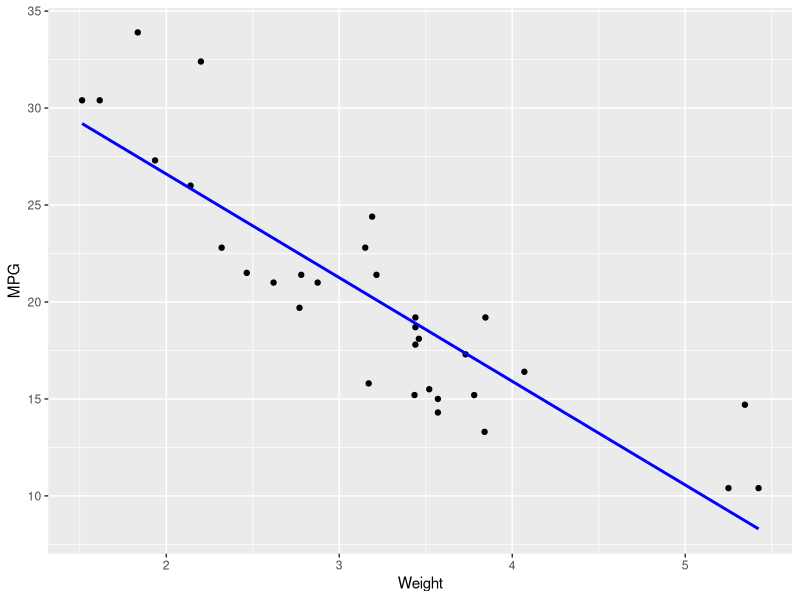

Generate this figure with R:
library(ggplot2)   
library(dplyr)   

data(mtcars)

model <- lm(mpg ~ wt, data = mtcars)

summary(model)

predictions <- predict(model, newdata = mtcars)

ggplot(mtcars, aes(x = wt, y = mpg)) +
  geom_point() +
  geom_smooth(method = "lm", se = FALSE, color = "blue") +
  labs(x = "Weight", y = "MPG")

coefficients <- coef(model)
intercept <- coefficients[1]
slope <- coefficients[2]

cat("Intercept:", intercept, "\n")
cat("Slope:", slope, "\n")
